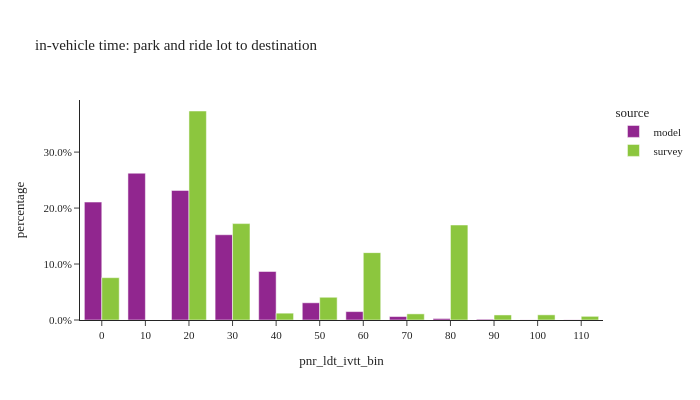

Notebook code for this chart:
### Code cell
util.plot_share_barchart(tour_pnr_est_bundle, 'tour_weight', 'pnr_ldt_ivtt_bin', title="in-vehicle time: park and ride lot to destination")

### Figure 1 — Plotly figure (JSON) as saved in the notebook; plotly's stock layout.template omitted (floating-point values rounded to 4 significant figures)
{"data": [{"alignmentgroup": "True", "customdata": [[4646.0, 4646.0], [5783.0, 5783.0], [5105.0, 5105.0], [3359.0, 3359.0], [1911.0, 1911.0], [678.0, 678.0], [331.0, 331.0], [136.0, 136.0], [59.0, 59.0], [30.0, 30.0], [4.0, 4.0], [6.0, 6.0]], "hovertemplate": "source=model<br>pnr_ldt_ivtt_bin=%{x}<br>percentage=%{y}<br>weighted_sum=%{customdata[0]}<br>sample_size=%{customdata[1]}<extra></extra>", "legendgroup": "model", "marker": {"color": "#91268F", "pattern": {"shape": ""}}, "name": "model", "offsetgroup": "model", "orientation": "v", "showlegend": true, "textposition": "auto", "type": "bar", "x": ["0", "10", "20", "30", "40", "50", "60", "70", "80", "90", "100", "110"], "xaxis": "x", "y": [0.2107, 0.2623, 0.2315, 0.1523, 0.08667, 0.03075, 0.01501, 0.006168, 0.002676, 0.001361, 0.0001814, 0.0002721], "yaxis": "y"}, {"alignmentgroup": "True", "customdata": [[1223.0, 4.0], [6038.0, 4.0], [2785.0, 8.0], [197.3, 3.0], [657.1, 3.0], [1946.0, 3.0], [177.0, 2.0], [2745.0, 4.0], [145.8, 2.0], [149.0, 1.0], [105.9, 2.0]], "hovertemplate": "source=survey<br>pnr_ldt_ivtt_bin=%{x}<br>percentage=%{y}<br>weighted_sum=%{customdata[0]}<br>sample_size=%{customdata[1]}<extra></extra>", "legendgroup": "survey", "marker": {"color": "#8CC63E", "pattern": {"shape": ""}}, "name": "survey", "offsetgroup": "survey", "orientation": "v", "showlegend": true, "textposition": "auto", "type": "bar", "x": ["0", "20", "30", "40", "50", "60", "70", "80", "90", "100", "110"], "xaxis": "x", "y": [0.07564, 0.3734, 0.1723, 0.0122, 0.04063, 0.1204, 0.01095, 0.1697, 0.009016, 0.009212, 0.006552], "yaxis": "y"}], "layout": {"barmode": "group", "height": 400, "legend": {"title": {"text": "source"}, "tracegroupgap": 0}, "title": {"text": "in-vehicle time: park and ride lot to destination"}, "width": 700, "xaxis": {"anchor": "y", "domain": [0, 1], "title": {"text": "pnr_ldt_ivtt_bin"}}, "yaxis": {"anchor": "x", "domain": [0, 1], "tickformat": ".1%", "title": {"text": "percentage"}}}}
